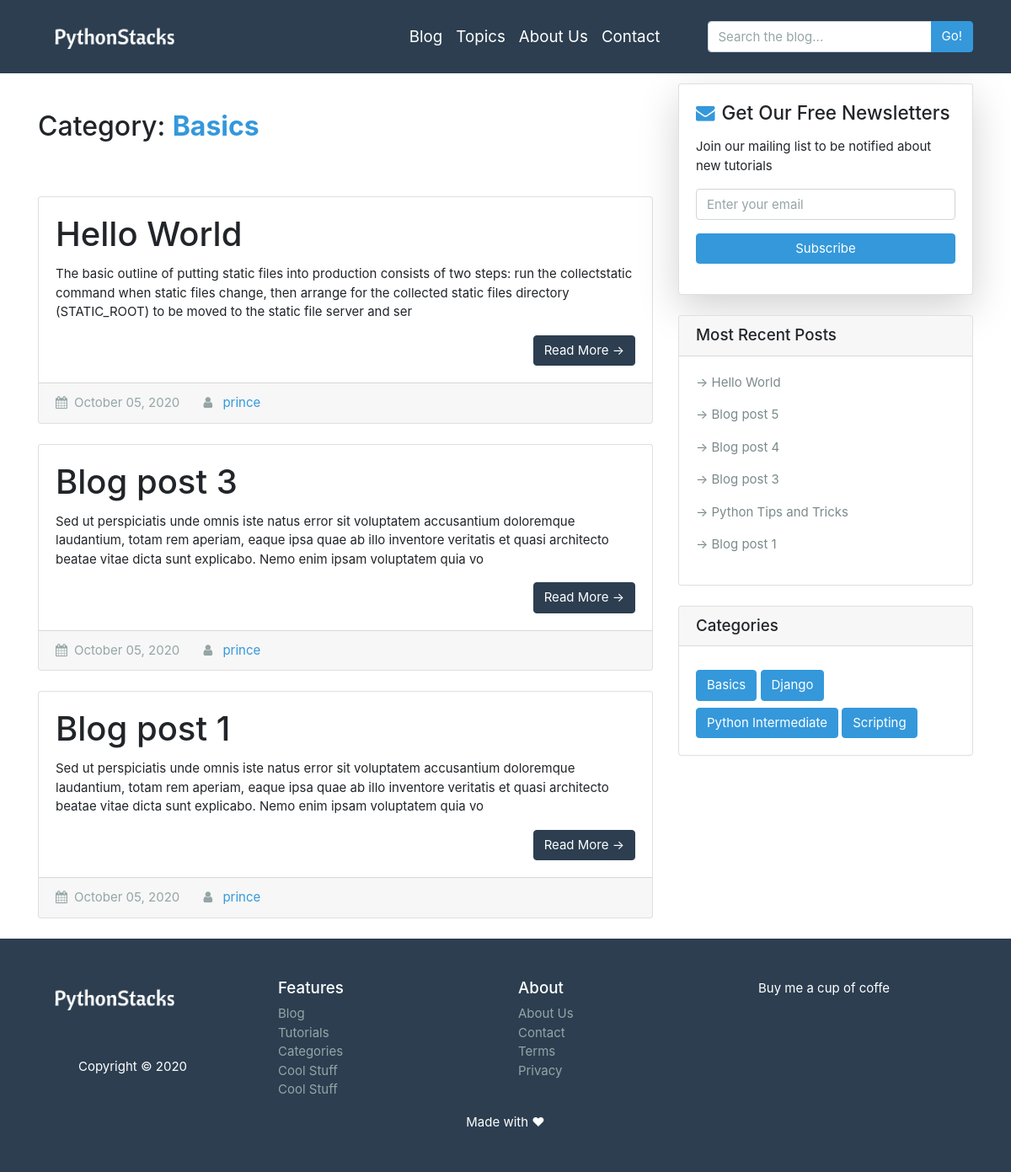
The app's page /category/Basics, older data.
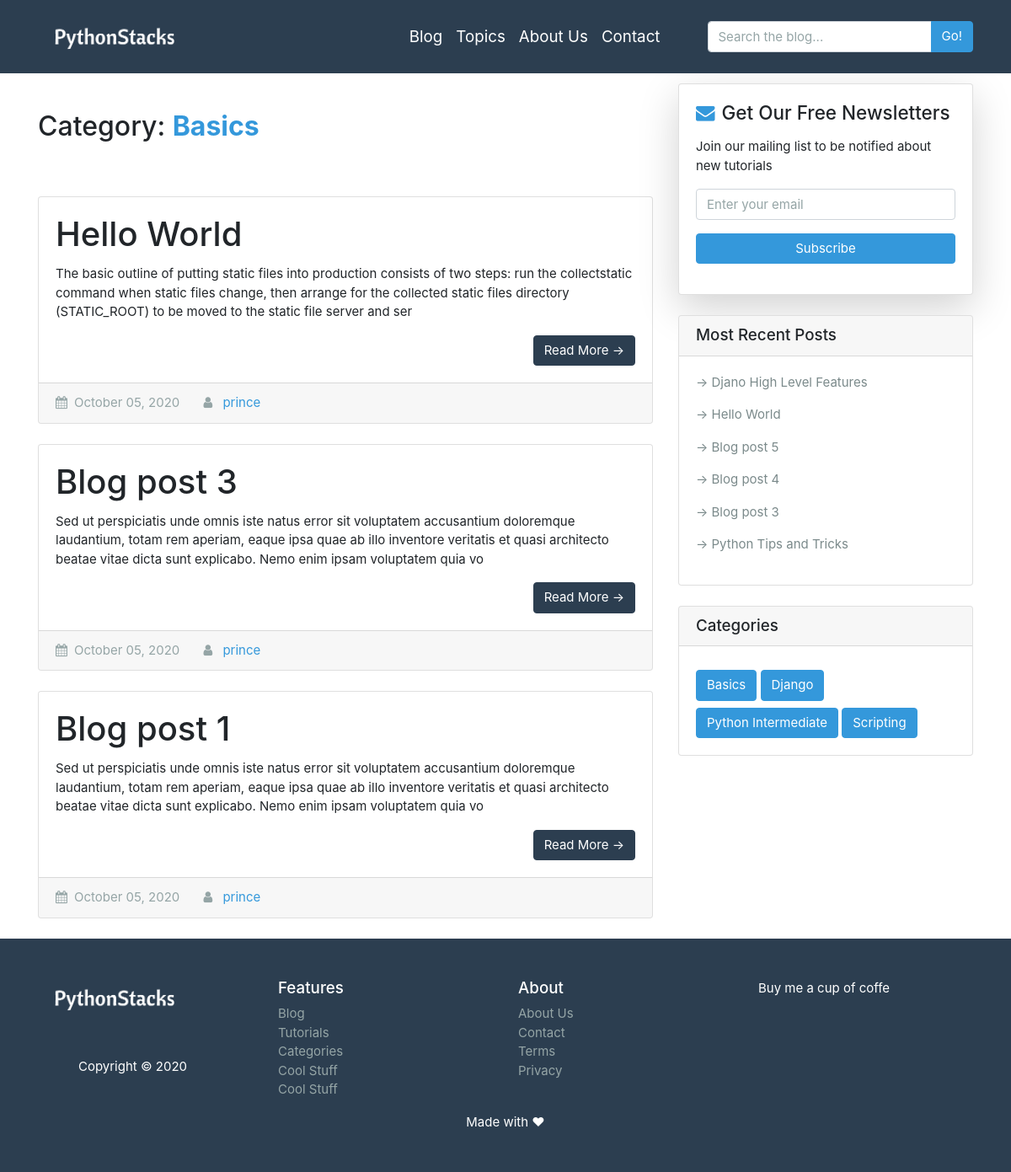
The same page, newer data.
### blog/models.py (models this page shows, shortened)
class Post(models.Model):
    title = models.CharField(max_length=200)
    author = models.ForeignKey(Author, on_delete=models.CASCADE)
    image = models.ImageField(upload_to='post_images', blank=True)
    slug = models.SlugField(unique=True)
    overview = models.TextField()
    content = RichTextUploadingField()
    pub_date = models.DateTimeField(auto_now_add=True)
    categories = models.ManyToManyField(Category, related_name='posts')
    featured = models.BooleanField(default=False)
    class Meta:
        ordering = ['-pub_date']

class Author(models.Model):
    user = models.OneToOneField(User, on_delete=models.CASCADE)
    def __str__(self):
        return f"{self.user.username}"

class Category(models.Model):
    tag = models.CharField(max_length=50)
    def __str__(self):
        return f'{self.tag}'

### blog/views.py (the view)
# urls.py: path("category/<str:category_tag>", views.category, name='category'),
def category(request, category_tag):
    cat = Category.objects.get(tag=category_tag)
    posts = cat.posts.all()
    context = {
        'cat_name': category_tag,
        'posts': posts,
        'categories': categories,
        'recent_posts': recent_posts,
    }
    return render(request, 'blog/category.html', context)

### blog/templates/blog/category.html (shortened to what this page needs)
{% extends "blog/base.html" %}
{% block content %}
  <div class="container">
    <div class="row">
      <div class="col-md-8">
        <div class="my-5 py-2">
          <h3>Category: <span class="text-info font-weight-bold">{{ cat_name }}</span></h3>
        </div>
      {% for post in posts %}
        <div class="card mb-4">
          <div class="card-body">
            <h2 class="card-title">{{ post.title }}</h2>
            <p class="card-text">{{ post.overview | safe | slice:":250" }}</p>
            <a href="{% url 'blog:detail' post.slug %}" class="btn btn-primary float-right">Read More &rarr;</a>
          </div>
          <div class="card-footer text-muted">
            <i class="fa fa-calendar mr-2"></i>{{ post.pub_date | date:"F d, Y"}}
            <i class="fa fa-user ml-4 mr-2"></i> <a href="#">{{ post.author }}</a>
          </div>
        </div>
      {% endfor %}
      </div>
      {% include 'blog/sidebar.html'%}
    </div>
  </div>
{% endblock content%}

### blog/templates/blog/sidebar.html
<div class="col-md-4">
        <div class="card my-4 shadow-lg">
          <div class="card-body">
            <h4><i class="fa fa-envelope mr-2 text-info"></i>Get Our Free Newsletters</h4>
            <p class="mt-3">Join our mailing list to be notified about new tutorials </p>
            <form method="" action="{% url 'blog:search' %}">
              <div class="form-group">
                <input type="email" class="form-control" name="email" placeholder="Enter your email">
                <button class="btn btn-info btn-block mt-3" type="submit">Subscribe</button>
              </div>
            </form>
          </div>
        </div>
        <div class="card my-4">
          <h5 class="card-header">Most Recent Posts</h5>
          <div class="card-body">
            {% for recent in recent_posts %}
            <p ><a class="text-dark" href="{% url 'blog:detail' recent.slug %}">&rarr; {{ recent.title }}</a></p>
            {% endfor %}
          </div>
        </div>
        <div class="card my-4">
          <h5 class="card-header">Categories</h5>
          <div class="card-body">
            {% for cat in categories %}
              <a class="btn btn-info mt-2" href="{% url 'blog:category' cat.tag %}">{{ cat }}</a>
            {% endfor %}
          </div>
        </div>
</div>

Row changes from the older to the newer data that the page shows:
no longer on one of the page's lists (row unchanged): Post: title "Blog post 1"
added Post: title "Djano High Level Features", shown under "Most Recent Posts"
